Frame 1 (no input): blank canvas, image omitted
Frame 60 (the mouse pressed at the canvas centre just before this capture): blank canvas, image omitted
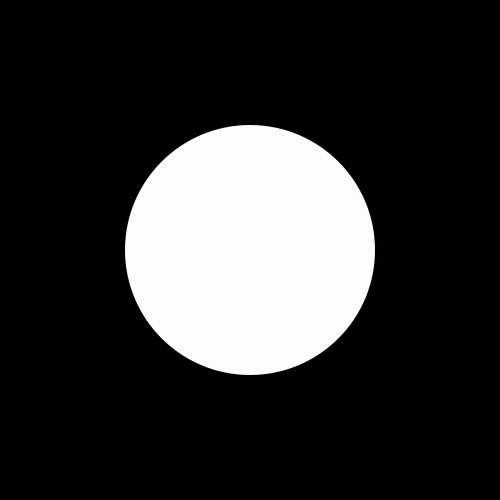
Frame 120 (the mouse held since frame 60 and released just before this capture)

The Processing sketch whose frames 1 and 60 were blank and that drew this single picture after the mouse press (run headless with seeded random() and noise(); from frame 60 on, the mouse is pressed at the canvas centre):

// Processing sketch: ecllipse
// ── ecllipse.pde
void  setup()
{
  size(500,500);
 
  // start of the sketch
}
//variables, types, name, value, scope
void draw ()
{
  //get called 60 times per second
  //variable- a symbol that repreents a value that can change
  
  // Built in variables
  //mouseX    mouseY    
  //width     height
  //pmouseX   pmouseY -previous mouse position
  //frameCount
  background(0);
  noStroke();
  fill(mouseX, 255, mouseY);
  ellipse(width /2, height / 2, mouseX ,mouseY);
  println(mouseX);
  println(frameCount);
}
//int is a 4 byte int
//float is a 8 byte 
